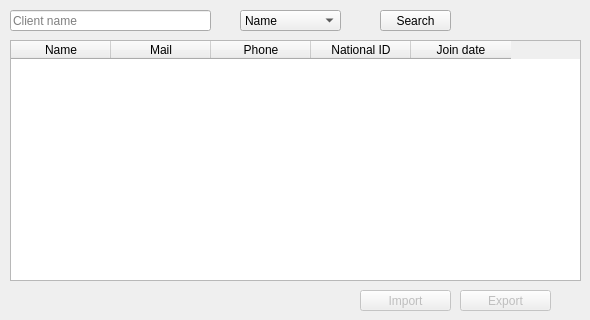
      <widget class="QWidget" name="tab_14">
       <attribute name="title">
        <string>All clients</string>
       </attribute>
       <widget class="QTableWidget" name="tableWidget_4">
        <property name="geometry">
         <rect>
          <x>10</x>
          <y>40</y>
          <width>571</width>
          <height>241</height>
         </rect>
        </property>
        <column>
         <property name="text">
          <string>Name</string>
         </property>
        </column>
        <column>
         <property name="text">
          <string>Mail</string>
         </property>
        </column>
        <column>
         <property name="text">
          <string>Phone</string>
         </property>
        </column>
        <column>
         <property name="text">
          <string>National ID</string>
         </property>
        </column>
        <column>
         <property name="text">
          <string>Join date</string>
         </property>
        </column>
       </widget>
       <widget class="QLineEdit" name="lineEdit_16">
        <property name="geometry">
         <rect>
          <x>10</x>
          <y>10</y>
          <width>201</width>
          <height>21</height>
         </rect>
        </property>
        <property name="placeholderText">
         <string>Client name</string>
        </property>
       </widget>
       <widget class="QPushButton" name="pushButton_16">
        <property name="geometry">
         <rect>
          <x>380</x>
          <y>10</y>
          <width>71</width>
          <height>21</height>
         </rect>
        </property>
        <property name="text">
         <string>Search</string>
        </property>
       </widget>
       <widget class="QComboBox" name="comboBox_17">
        <property name="geometry">
         <rect>
          <x>240</x>
          <y>10</y>
          <width>101</width>
          <height>21</height>
         </rect>
        </property>
        <item>
         <property name="text">
          <string>Name</string>
         </property>
        </item>
        <item>
         <property name="text">
          <string>Mail</string>
         </property>
        </item>
        <item>
         <property name="text">
          <string>Phone</string>
         </property>
        </item>
        <item>
         <property name="text">
          <string>National ID</string>
         </property>
        </item>
       </widget>
       <widget class="QPushButton" name="pushButton_36">
        <property name="enabled">
         <bool>false</bool>
        </property>
        <property name="geometry">
         <rect>
          <x>360</x>
          <y>290</y>
          <width>91</width>
          <height>21</height>
         </rect>
        </property>
        <property name="text">
         <string>Import</string>
        </property>
       </widget>
       <widget class="QPushButton" name="pushButton_37">
        <property name="enabled">
         <bool>false</bool>
        </property>
        <property name="geometry">
         <rect>
          <x>460</x>
          <y>290</y>
          <width>91</width>
          <height>21</height>
         </rect>
        </property>
        <property name="text">
         <string>Export</string>
        </property>
       </widget>
      </widget>
